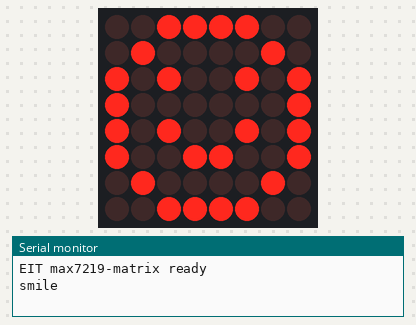
Simulated run of this sketch. Board: Arduino Uno, built with avr-gcc and run on an emulated ATmega328P. Shown: 8×8 LED matrix, the last lines printed to the serial monitor.

Above: at 0.1 s.
At 1.1 s:
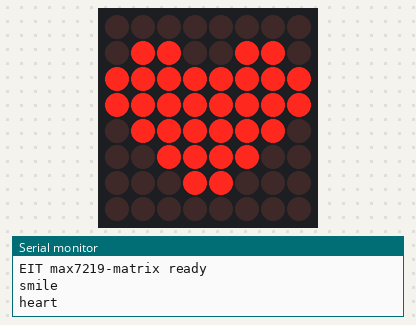

The sketch:

sketch.ino
```cpp
// EI TOKEN 案例 · 点阵滚动字
// 8×8 点阵上画出笑脸和爱心
// 适用：Arduino Uno / Arduino Nano / ESP32 DevKit / ESP32-S3 DevKitC

#if defined(CONFIG_IDF_TARGET_ESP32S3)
const int DIN_PIN = 39;
const int CLK_PIN = 40;
const int CS_PIN = 38;
#elif defined(ESP32)
const int DIN_PIN = 14;
const int CLK_PIN = 13;
const int CS_PIN = 27;
#else
const int DIN_PIN = 11;
const int CLK_PIN = 13;
const int CS_PIN = 10;
#endif

#include <MD_MAX72xx.h>

MD_MAX72XX mx(MD_MAX72XX::FC16_HW, DIN_PIN, CLK_PIN, CS_PIN, 1);

const uint8_t SMILE[8] = {0x3C, 0x42, 0xA5, 0x81, 0xA5, 0x99, 0x42, 0x3C};
const uint8_t HEART[8] = {0x00, 0x66, 0xFF, 0xFF, 0x7E, 0x3C, 0x18, 0x00};

void draw(const uint8_t *img) {
  for (int r = 0; r < 8; r++) mx.setRow(0, r, img[r]);
}

void setup() {
  Serial.begin(115200);
  mx.begin();
  mx.control(MD_MAX72XX::INTENSITY, 3);
  Serial.println("EIT max7219-matrix ready");
}

void loop() {
  draw(SMILE); Serial.println("smile"); delay(1000);
  draw(HEART); Serial.println("heart"); delay(1000);
}
```

Measured:
- what the display in image 1 shows lasts 1.0 s, from 1.0 s to 2.0 s
